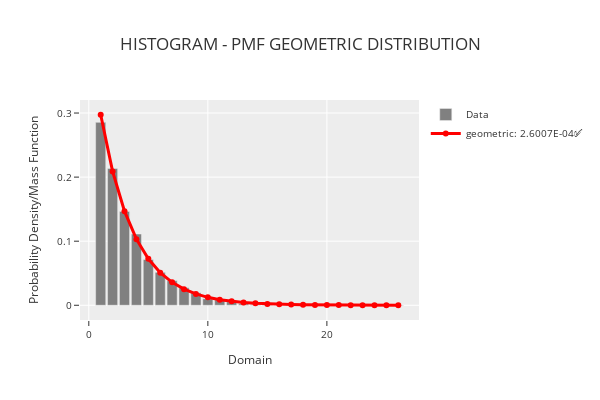

The cell this chart's notebook holds for it:
### Code cell
phitter.plot_distribution("geometric", plot_bar_color="gray", plot_line_color="red")

### Figure 1 — Plotly figure (JSON) as saved in the notebook; plotly's stock layout.template omitted (floating-point values rounded to 4 significant figures)
{"data": [{"marker": {"color": "gray"}, "name": "Data", "showlegend": true, "type": "bar", "x": [1, 2, 3, 4, 5, 6, 7, 8, 9, 10, 11, 12, 13, 14, 15, 16, 17, 18, 19, 20, 21, 22, 23, 24, 25, 26], "y": [0.2854, 0.2136, 0.1464, 0.1112, 0.07136, 0.05144, 0.03846, 0.02734, 0.01946, 0.01019, 0.008804, 0.005561, 0.002317, 0.00139, 0.002317, 0, 0.001854, 0.0009268, 0.0004634, 0.0004634, 0.0004634, 0, 0, 0, 0, 0.0004634]}, {"line": {"color": "red", "width": 3}, "mode": "lines+markers", "name": "geometric: 2.6007E-04✅", "type": "scatter", "x": [1, 2, 3, 4, 5, 6, 7, 8, 9, 10, 11, 12, 13, 14, 15, 16, 17, 18, 19, 20, 21, 22, 23, 24, 25, 26], "y": [0.2973, 0.2089, 0.1468, 0.1032, 0.07248, 0.05093, 0.03579, 0.02515, 0.01767, 0.01242, 0.008725, 0.006131, 0.004308, 0.003027, 0.002127, 0.001495, 0.00105, 0.000738, 0.0005186, 0.0003644, 0.000256, 0.0001799, 0.0001264, 8.883e-05, 6.242e-05, 4.386e-05]}], "layout": {"bargap": 0.15, "height": 400, "legend": {"font": {"size": 10}, "orientation": "v", "title": {}, "xanchor": "left", "y": 1, "yanchor": "auto"}, "title": {"text": "HISTOGRAM - PMF GEOMETRIC DISTRIBUTION"}, "width": 600, "xaxis": {"tickfont": {"size": 10}, "title": {"font": {"size": 12}, "text": "Domain"}}, "yaxis": {"tickfont": {"size": 10}, "title": {"font": {"size": 12}, "text": "Probability Density/Mass Function"}}}}
